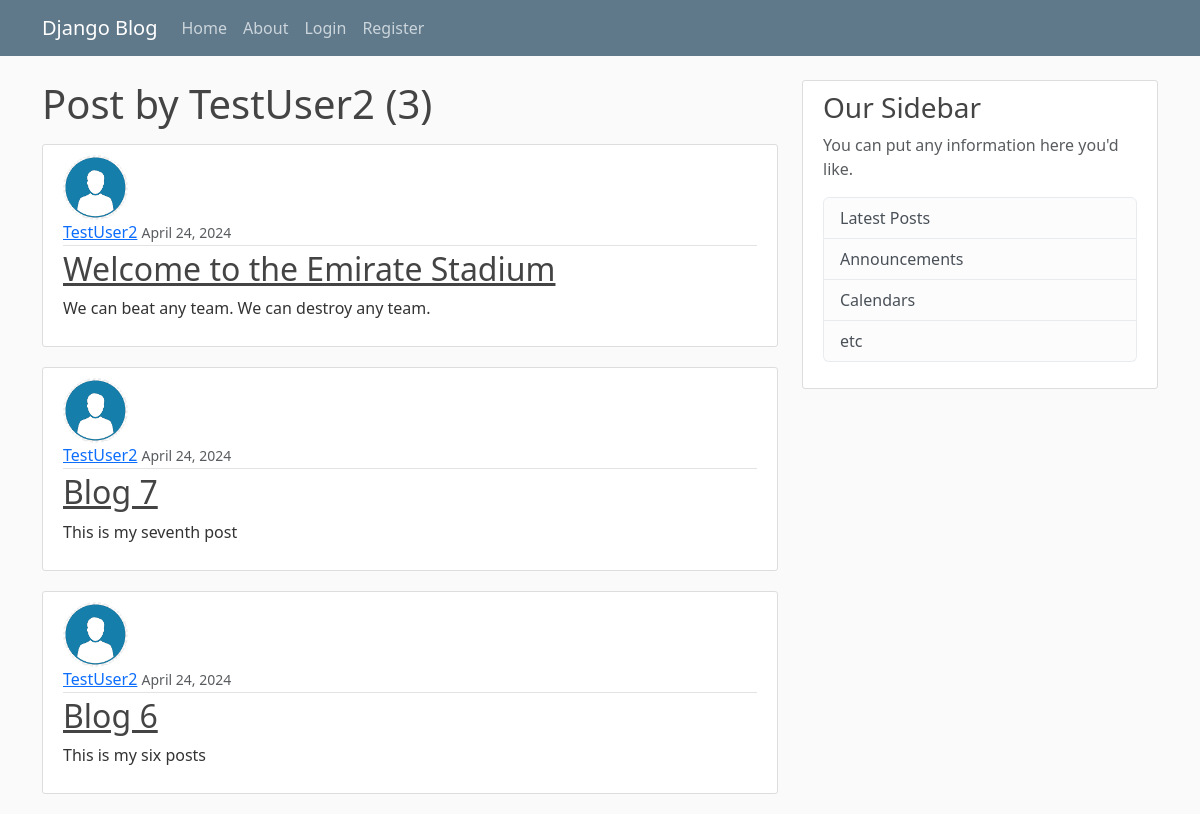
Screenshot of /user/TestUser2 with the database file from the repository.
### blog/models.py (models this page shows, shortened)
class Post(models.Model):
    title = models.CharField(max_length=100)
    content = models.TextField()
    date_posted = models.DateTimeField(default=timezone.now)
    author = models.ForeignKey(User, on_delete=models.CASCADE)

### users/models.py (models this page shows, shortened)
class Profile(models.Model):
    user = models.OneToOneField(User, on_delete=models.CASCADE)
    image = models.ImageField(default='default.jpg', upload_to='profile_pics')

### blog/views.py (the view)
# urls.py: path('user/<str:username>', UserPostListView.as_view(), name='user-posts'),
class UserPostListView(ListView):
    model = Post
    template_name = 'blog/user_posts.html' # <app> / <model>_<viewtype>.html
    context_object_name = 'posts'
    paginate_by = 3
    def get_queryset(self):
        user = get_object_or_404(User, username=self.kwargs.get('username'))
        return Post.objects.filter(author=user).order_by('-date_posted')

### blog/templates/blog/user_posts.html (shortened to what this page needs)
{% extends "blog/base.html" %}
{% block content %}
    <h1 class="mb-3">Post by {{ view.kwargs.username }}  ({{ page_obj.paginator.count }}) </h1>
    {% for post in posts %}
        <article class="media content-section">
            <img class="rounded-circle article-img" src="{{ post.author.profile.image.url }}">
            <div class="media-body">
            <div class="article-metadata">
                <a class="mr-2" href="{% url "user-posts" post.author.username %}">{{ post.author }}</a>
                <small class="text-muted">{{ post.date_posted | date:"F d, Y" }}</small>
            </div>
                <h2><a class="article-title" href="{% url "post-detail" post.id %}">{{ post.title }}</a></h2>
                <p class="article-content">{{ post.content }}</p>
            </div>
        </article>
    {% endfor %}
{% endblock content %}

### blog/static/blog/main.css (style rules this page uses)
body { background: #fafafa; color: #333333; margin-top: 5rem; }
h1, h2, h3, h4, h5, h6 { color: #444444; }
.content-section { background: #ffffff; padding: 10px 20px; border: 1px solid #dddddd; border-radius: 3px; margin-bottom: 20px; }
.article-title { color: #444444; }
.article-content { white-space: pre-line; }
.article-img { height: 65px; width: 65px; margin-right: 16px; }
.article-metadata { padding-bottom: 1px; margin-bottom: 4px; border-bottom: 1px solid #e3e3e3 }

### rows the page displays
Post: author.profile.image (picture), author "TestUser2", date_posted "April 24, 2024", title "Welcome to the Emirate Stadium", content "We can beat any team. We can destroy any team."
Post: author.profile.image (picture), author "TestUser2", date_posted "April 24, 2024", title "Blog 7", content "This is my seventh post"
Post: author.profile.image (picture), author "TestUser2", date_posted "April 24, 2024", title "Blog 6", content "This is my six posts"

### other values shown
{{ view.kwargs.username }} "TestUser2"
{{ page_obj.paginator.count }} "3"
